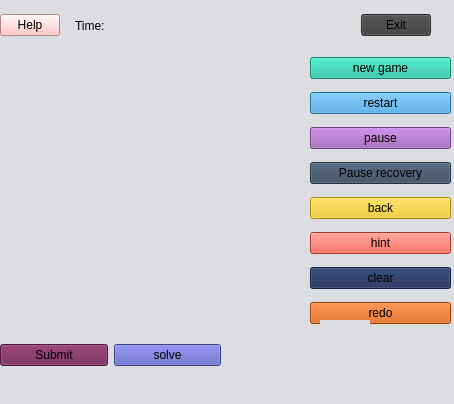
<?xml version="1.0" encoding="UTF-8"?>
<ui version="4.0">
 <class>MainWindow</class>
 <widget class="QMainWindow" name="MainWindow">
  <property name="geometry">
   <rect>
    <x>0</x>
    <y>0</y>
    <width>454</width>
    <height>404</height>
   </rect>
  </property>
  <property name="windowTitle">
   <string>Sudoku_Game</string>
  </property>
  <property name="windowIcon">
   <iconset resource="image.qrc">
    <normaloff>:/C:/Users/13677/Desktop/79b7-3d2a1863258979bbb1dd6ba371ae1a0e.jpg</normaloff>:/C:/Users/13677/Desktop/79b7-3d2a1863258979bbb1dd6ba371ae1a0e.jpg</iconset>
  </property>
  <property name="styleSheet">
   <string notr="true">background-color: rgb(220, 221, 225);</string>
  </property>
  <widget class="QWidget" name="centralwidget">
   <widget class="QWidget" name="sudokuContainer" native="true">
    <property name="geometry">
     <rect>
      <x>0</x>
      <y>50</y>
      <width>311</width>
      <height>281</height>
     </rect>
    </property>
    <property name="styleSheet">
     <string notr="true"/>
    </property>
   </widget>
   <widget class="QWidget" name="widget" native="true">
    <property name="geometry">
     <rect>
      <x>310</x>
      <y>50</y>
      <width>141</width>
      <height>281</height>
     </rect>
    </property>
    <layout class="QVBoxLayout" name="verticalLayout">
     <item>
      <widget class="QPushButton" name="newGameButton">
       <property name="toolTip">
        <string>It can start a new game.</string>
       </property>
       <property name="styleSheet">
        <string notr="true">font: 12pt &quot;Microsoft YaHei UI&quot;;
background-color: rgb(26, 188, 156);</string>
       </property>
       <property name="text">
        <string>new game</string>
       </property>
      </widget>
     </item>
     <item>
      <widget class="QPushButton" name="restartButton">
       <property name="toolTip">
        <string>It can restart your game.</string>
       </property>
       <property name="styleSheet">
        <string notr="true">background-color: rgb(52, 152, 219);
font: 12pt &quot;Microsoft YaHei UI&quot;;</string>
       </property>
       <property name="text">
        <string>restart</string>
       </property>
      </widget>
     </item>
     <item>
      <widget class="QPushButton" name="pauseButton">
       <property name="toolTip">
        <string>It can stop the time.</string>
       </property>
       <property name="styleSheet">
        <string notr="true">background-color: rgb(155, 89, 182);
font: 12pt &quot;Microsoft YaHei UI&quot;;</string>
       </property>
       <property name="text">
        <string>pause</string>
       </property>
      </widget>
     </item>
     <item>
      <widget class="QPushButton" name="recoveryButton">
       <property name="toolTip">
        <string>It can recover pause.</string>
       </property>
       <property name="styleSheet">
        <string notr="true">background-color: rgb(52, 73, 94);
font: 12pt &quot;Microsoft YaHei UI&quot;;</string>
       </property>
       <property name="text">
        <string>Pause recovery</string>
       </property>
      </widget>
     </item>
     <item>
      <widget class="QPushButton" name="undoButton">
       <property name="toolTip">
        <string>It can back to yor last step.</string>
       </property>
       <property name="styleSheet">
        <string notr="true">background-color: rgb(241, 196, 15);
font: 12pt &quot;Microsoft YaHei UI&quot;;</string>
       </property>
       <property name="text">
        <string>back</string>
       </property>
      </widget>
     </item>
     <item>
      <widget class="QPushButton" name="hintButton">
       <property name="toolTip">
        <string>It can give you some ideas.</string>
       </property>
       <property name="styleSheet">
        <string notr="true">background-color: rgb(231, 76, 60);
font: 12pt &quot;Microsoft YaHei UI&quot;;</string>
       </property>
       <property name="text">
        <string>hint</string>
       </property>
      </widget>
     </item>
     <item>
      <widget class="QPushButton" name="clearButton">
       <property name="toolTip">
        <string>It can clear the box you chosen</string>
       </property>
       <property name="styleSheet">
        <string notr="true">background-color: rgb(25, 42, 86);
font: 12pt &quot;Microsoft YaHei UI&quot;;</string>
       </property>
       <property name="text">
        <string>clear</string>
       </property>
      </widget>
     </item>
     <item>
      <widget class="QPushButton" name="redoButton">
       <property name="toolTip">
        <string>It will help you get back to the previous step.</string>
       </property>
       <property name="styleSheet">
        <string notr="true">background-color: rgb(211, 84, 0);
font: 12pt &quot;Microsoft YaHei UI&quot;;</string>
       </property>
       <property name="text">
        <string>redo</string>
       </property>
      </widget>
     </item>
    </layout>
   </widget>
   <widget class="QWidget" name="widget_4" native="true">
    <property name="geometry">
     <rect>
      <x>0</x>
      <y>0</y>
      <width>431</width>
      <height>51</height>
     </rect>
    </property>
    <layout class="QHBoxLayout" name="horizontalLayout_3">
     <item>
      <widget class="QPushButton" name="helpButton">
       <property name="maximumSize">
        <size>
         <width>60</width>
         <height>16777215</height>
        </size>
       </property>
       <property name="styleSheet">
        <string notr="true">font: 12pt &quot;Microsoft YaHei UI&quot;;
background-color: rgb(255, 184, 184);</string>
       </property>
       <property name="text">
        <string>Help</string>
       </property>
      </widget>
     </item>
     <item>
      <widget class="QWidget" name="widget_2" native="true">
       <layout class="QHBoxLayout" name="horizontalLayout">
        <item>
         <widget class="QLabel" name="label">
          <property name="maximumSize">
           <size>
            <width>50</width>
            <height>16777215</height>
           </size>
          </property>
          <property name="styleSheet">
           <string notr="true">font: 12pt &quot;Microsoft YaHei UI&quot;;</string>
          </property>
          <property name="text">
           <string>Time:</string>
          </property>
         </widget>
        </item>
        <item>
         <widget class="QLabel" name="timerLabel">
          <property name="styleSheet">
           <string notr="true">font: 12pt &quot;Microsoft YaHei UI&quot;;</string>
          </property>
          <property name="text">
           <string/>
          </property>
         </widget>
        </item>
       </layout>
      </widget>
     </item>
     <item>
      <widget class="QPushButton" name="exitButton">
       <property name="maximumSize">
        <size>
         <width>70</width>
         <height>16777215</height>
        </size>
       </property>
       <property name="toolTip">
        <string>It can exit.</string>
       </property>
       <property name="styleSheet">
        <string notr="true">font: 12pt &quot;Microsoft YaHei UI&quot;;
background-color: rgb(61, 61, 61);</string>
       </property>
       <property name="text">
        <string>Exit</string>
       </property>
      </widget>
     </item>
    </layout>
   </widget>
   <widget class="QWidget" name="widget_3" native="true">
    <property name="geometry">
     <rect>
      <x>0</x>
      <y>330</y>
      <width>221</width>
      <height>51</height>
     </rect>
    </property>
    <layout class="QHBoxLayout" name="horizontalLayout_2">
     <item>
      <widget class="QPushButton" name="submitButton">
       <property name="toolTip">
        <string>Submit your answer</string>
       </property>
       <property name="styleSheet">
        <string notr="true">font: 12pt &quot;Microsoft YaHei UI&quot;;
background-color: rgb(111, 30, 81);</string>
       </property>
       <property name="text">
        <string>Submit</string>
       </property>
      </widget>
     </item>
     <item>
      <widget class="QPushButton" name="solveButton">
       <property name="toolTip">
        <string>It can solve your problems.</string>
       </property>
       <property name="styleSheet">
        <string notr="true">font: 12pt &quot;Microsoft YaHei UI&quot;;
background-color: rgb(87, 88, 187);</string>
       </property>
       <property name="text">
        <string>solve</string>
       </property>
      </widget>
     </item>
    </layout>
   </widget>
   <widget class="QLabel" name="label_2">
    <property name="geometry">
     <rect>
      <x>320</x>
      <y>320</y>
      <width>50</width>
      <height>50</height>
     </rect>
    </property>
    <property name="minimumSize">
     <size>
      <width>50</width>
      <height>50</height>
     </size>
    </property>
    <property name="maximumSize">
     <size>
      <width>50</width>
      <height>50</height>
     </size>
    </property>
    <property name="styleSheet">
     <string notr="true">image: url(:/C:/Users/13677/Desktop/79b7-3d2a1863258979bbb1dd6ba371ae1a0e.jpg);</string>
    </property>
    <property name="text">
     <string/>
    </property>
   </widget>
  </widget>
  <widget class="QMenuBar" name="menubar">
   <property name="geometry">
    <rect>
     <x>0</x>
     <y>0</y>
     <width>454</width>
     <height>18</height>
    </rect>
   </property>
  </widget>
  <widget class="QStatusBar" name="statusbar"/>
 </widget>
 <resources>
  <include location="image.qrc"/>
 </resources>
 <connections/>
</ui>
